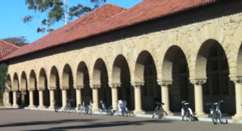
#> input picture Cos_sim/output/inp3_building.png, 242 x 131 px
$ python SR_cross_pro.py
#> lines starting #> are read from the running program, lines starting #| are printed output that depends on the picture; after the words box and inside, x2 and y2 are one past the last pixel; in counts of white or black regions, pixels touching at a corner belong together
### Cos_sim/utils_cross_pro.py
import cv2
import numpy as np
import os
from glob import glob
from scipy.interpolate import interp2d
import faiss

#variables

#variables
ALPHA = 2**(1/3) #scaling in each level of pyramid
EPS = 1e-15 #for safety
interMethod = cv2.INTER_AREA #interpolation method
DEFAULT_BG_GREYVAL = 0.0
N_Cell= round(2*np.log(2.0)/np.log(ALPHA) +1) # number of levels in pyramid
MID = int(np.ceil(float(N_Cell)/2)) # position where the input image is to be filled
PATCH_SIZE = 25 # 5x5 patch size
STEP = 2 # steps from patch center to patch boundary

K=9 # 9 nearest neighbors to be calculated.

def image_pyramid(img, image_level):
    img_pyramid = []

    for l in range(MID-1):
        img_pyramid.append(cv2.resize(img, None, fx = (ALPHA**(float(l)-float(image_level))), fy = (ALPHA**(float(l)-float(image_level))), interpolation=interMethod))

    img_pyramid.append(img)

    for l in range(MID, N_Cell):
        img_pyramid.append(np.zeros_like(cv2.resize(img, None, fx = (ALPHA**(float(l)-float(image_level))), fy = (ALPHA**(float(l)-float(image_level))))))

    return img_pyramid

# [18 lines left out: function K_nearest_cos_product, not called in this run]


#translates image, by 1/2 pixel in both direction

def move_by_half(img):
    h,w = img.shape[:2]

    img_padded_y = np.zeros((h+1,w))
    img_padded_y[1:,:]= img
    img_padded_y[0,:]= img[1,:]
    X = np.arange(0, h+1)
    Y = np.arange(0, w)
    # X,Y  = np.meshgrid(range(0,w), range(0,h+1))
    Y_prime=Y+0.5
    out_y = interp2d(Y,X,img_padded_y, kind='cubic')
    x = np.arange(w)
    y = np.arange(h)+0.5
    out_y_ev = out_y(x,y)

    img_padded_x = np.zeros((h,w+1))
    img_padded_x[:,1:]= img
    img_padded_x[:,0]= img[:,1]
    X = np.arange(0, h)
    Y = np.arange(0, w+1)
    # X,Y = np.meshgrid(range(0,w+1), range(0,h))
    X_prime=X+0.5

    out_x = interp2d(Y,X,img_padded_x, kind='cubic')
    x = np.arange(w)+0.5
    y = np.arange(h)
    out_x_ev = out_x(x,y)


    return out_x_ev, out_y_ev

# find all the valid patches from the images, simply iterates over all possible patch centers.

# [129 lines left out: functions image_to_patches, check, coordinates2Patch, thresholding, distance, move_level and 2 more, not called in this run]

### Cos_sim/SR_cross_pro.py
import cv2
import numpy as np
import faiss
from utils_cross_pro import *
import matplotlib.pyplot as plt

def Super_resolution_gray(img):
    #Creates the Image Pyramids
    img_pyr = image_pyramid(img, MID-1)

    #Highest level of pyramid which is known to us is MID(indexed MID-1)
    highest_level_filled = MID-1

    # To threshold the patches that can cause troubles due to presence of textures in the image, we calculate the half_shifted image.
    out_x,out_y = move_by_half(img)


    patches_db = [] # contains all the patches of lower resolution images
    qi = [] #contains patch centers' i coordinate
    qj = [] ##contains patch centers' i coordinate
    qlvl = [] #contains the level the patch belongs to
    interpolation_model = {} # this stores the interpolation model of the images, to be used


    for i in reversed(range(0,MID-1)):
        #extracts all the patches fro, the images
        patches,ii,jj = image_to_patches(img_pyr[i])

        patches_db.extend((patches))
        hh,ww = img_pyr[i].shape
        interpolation_model[i] = interp2d(np.arange(ww), np.arange(hh), img_pyr[i])
        qi.extend(ii)
        qj.extend(jj)
        qlvl.extend(np.ones(len(ii))*i)

    #extract patches from the input image
    input_patches_p,input_pi,input_pj =  image_to_patches(img_pyr[MID-1])
    interpolation_model[MID-1] = interp2d(np.arange(img.shape[1]), np.arange(img.shape[0]), img)

    #Next target to start with is MID+1
    next_target_start = MID

    input_patches_p = np.array(input_patches_p)
    patches_db = np.array(patches_db)

    #Find the K=9 Nearest patches for each input patch
    D, knn = K_nearest_cos_product(patches_db, input_patches_p)


    for next_target in range(next_target_start,N_Cell):
        print(next_target)

        skipped = 0
        skipped_no_info = 0
        # finds the change in levels, used for scaling and moving
        delta = float(next_target-MID)
        ht,wt = img_pyr[next_target].shape

        #initialising variables for the reconstruction of image
        new_img = np.ones((ht,wt))*DEFAULT_BG_GREYVAL
        weighted_dists = np.zeros((ht,wt))
        sum_weights = np.zeros((ht,wt))
        factor_src = float(ht)/float(img.shape[0])


        for p_idx in range(0,knn.shape[0]):
            # calculating thresholds to remove out the patches which are very far and are matching because of the presence of texture im the image
            tx = thresholding(img,out_x,(input_pi[p_idx][0],input_pj[p_idx][0]) )
            ty = thresholding(img,out_y,(input_pi[p_idx][0],input_pj[p_idx][0]) )
            t = (tx+ty)/2

            if(p_idx%3000 ==0):
                print(p_idx)
            # contains all the nearest neighbors of p_idx patch
            pknns = knn[p_idx,:]


            taken = 0

            for k in range(K):

                nn = pknns[k]

                nn_parent_lvl = qlvl[nn]+delta
                if nn_parent_lvl > highest_level_filled:
                    skipped_no_info += 1
                    print('skipped, ok?')
                    continue
                #finds the image containing the parent patch
                imp = img_pyr[int(qlvl[nn]+delta)]
                #finds the image containing the child patch
                imq = img_pyr[int(qlvl[nn])]

                child_h,_ = imq.shape
                parent_h,_ = imp.shape

                if taken > 0 and D[p_idx,k] <= t:
                    skipped += 1
                    continue

                lr_patch = input_patches_p[p_idx,:]
                lr_example = patches_db[nn,:]
                factor_example = parent_h/child_h

                hr_example,b = get_Parent(imp,imq,qi[nn],qj[nn],factor_example)
                if b:
                    taken += 1
                    # finds the coordinates corresponding to qi and qi in child oatch image imq in imp(parent image)
                    weighted_dists,sum_weights, new_img =  set_parent(interpolation_model, img,input_pi[p_idx],input_pj[p_idx],new_img,hr_example,int(qlvl[nn]+delta),factor_src,weighted_dists,sum_weights,lr_patch,lr_example)


        #normalise image for numerical stability
        new_img = weighted_dists/(sum_weights)
        #converts nan to 0, in case present
        new_img = np.nan_to_num(new_img)
        shape =new_img.shape
        #stores a interpolation model to be used
        interpolation_model[next_target] = interp2d(np.arange(shape[1]), np.arange(shape[0]), new_img)
        img_pyr[next_target] = new_img
        highest_level_filled = next_target
    return new_img

def Super_resolution_color(bgr_img):
    YCrCb_img = cv2.cvtColor(bgr_img, cv2.COLOR_BGR2YCrCb)
    g_img = YCrCb_img[:,:,0]/255
    YCrCb_img_1 = cv2.resize(YCrCb_img,None,fx=2,fy=2)
    g_img_1 = Super_resolution_gray(g_img)
    plt.imshow(g_img_1,cmap='gray')
    YCrCb_img_1[:,:,0]=(g_img_1*255).astype(np.uint8)
    rgb=cv2.cvtColor(YCrCb_img_1, cv2.COLOR_YCrCb2BGR)
    return rgb

img_path = "output/inp3_building.png"# path to the input file
output_path = "inp3_cossim.png" # path to the output file
bgr_img = cv2.imread(img_path)
#> bgr_img is the input picture: shape (131, 242, 3); mean B, G, R 110.6, 120.1, 124.1
bgr_img_new = Super_resolution_color(bgr_img)
#> in Super_resolution_color, `YCrCb_img = cv2.cvtColor(bgr_img, cv2.COLOR_BGR2YCrCb)`: YCrCb_img: shape (131, 242, 3); mean of channels 0, 1, 2 120.2, 130.8, 122.6
#> in Super_resolution_color, `g_img = YCrCb_img[:,:,0]/255`:
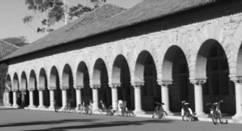
#> g_img: shape (131, 242) float64; min 0.0235, max 1, mean 0.471
#> in Super_resolution_color, `YCrCb_img_1 = cv2.resize(YCrCb_img,None,fx=2,fy=2)`: YCrCb_img_1: shape (262, 484, 3); mean of channels 0, 1, 2 120.1, 130.8, 122.5
#> after the loop in image_pyramid, `for l in range(MID-1):`: img_pyramid = 3 items
#> after the loop in image_pyramid, `for l in range(MID, N_Cell):`: img_pyramid = 7 items
#> in move_by_half, `img_padded_y = np.zeros((h+1,w))`: img_padded_y: shape (132, 242) float64; every value is 0
#> in move_by_half, `img_padded_y[1:,:]= img`:
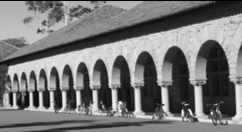
#> img_padded_y: shape (132, 242) float64; min 0, max 1, mean 0.468
#> in move_by_half, `img_padded_y[0,:]= img[1,:]`:
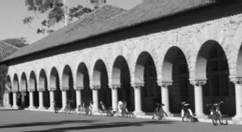
#> img_padded_y: shape (132, 242) float64; 0.76% of pixels changed, all inside (x1, y1, x2, y2) = (0, 0, 242, 1)
#> in move_by_half, `X = np.arange(0, h+1)`: X = 132 values from 0 to 131
#> in move_by_half, `Y = np.arange(0, w)`: Y = 242 values from 0 to 241
#> in move_by_half, `Y_prime=Y+0.5`: Y_prime = 242 values from 0.5 to 241.5
#> (the run stopped early here; a loop or call above may not have finished)

$ run again, with Cos_sim/output/inp1_forest.png copied over Cos_sim/output/inp3_building.png
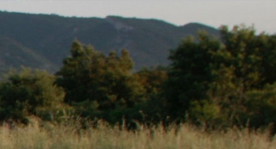
#> input picture Cos_sim/output/inp1_forest.png, 276 x 149 px
#> bgr_img is the input picture: shape (149, 276, 3); mean B, G, R 60.8, 74.5, 73.8
#> YCrCb_img: shape (149, 276, 3); mean of channels 0, 1, 2 72.7, 128.8, 121.3
#> in Super_resolution_color, `g_img = YCrCb_img[:,:,0]/255`:
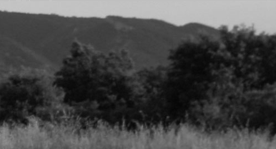
#> g_img: shape (149, 276) float64; min 0.0196, max 0.78, mean 0.285
#> YCrCb_img_1: shape (298, 552, 3); mean of channels 0, 1, 2 72.7, 128.7, 121.2
#> after the loop in image_pyramid, `for l in range(MID-1):`: img_pyramid = 3 items
#> after the loop in image_pyramid, `for l in range(MID, N_Cell):`: img_pyramid = 7 items
#> in move_by_half, `img_padded_y[0,:]= img[1,:]`:
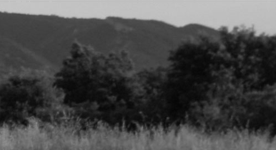
#> img_padded_y: shape (150, 276) float64; min 0.0196, max 0.78, mean 0.288
#> X = 150 values from 0 to 149
#> Y = 276 values from 0 to 275
#> Y_prime = 276 values from 0.5 to 275.5

$ run again, with Cos_sim/output/inp2_world_war2.png copied over Cos_sim/output/inp3_building.png
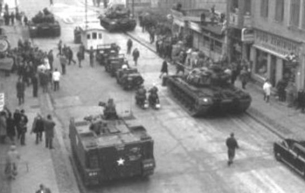
#> input picture Cos_sim/output/inp2_world_war2.png, 305 x 193 px
#> bgr_img is the input picture: shape (193, 305, 3); min 46, max 255, mean 138.2
#> YCrCb_img: shape (193, 305, 3); mean of channels 0, 1, 2 138.2, 128, 128
#> YCrCb_img_1: shape (386, 610, 3); mean of channels 0, 1, 2 138.1, 128, 128
#> after the loop in image_pyramid, `for l in range(MID-1):`: img_pyramid = 3 items
#> after the loop in image_pyramid, `for l in range(MID, N_Cell):`: img_pyramid = 7 items
#> in move_by_half, `img_padded_y[1:,:]= img`:
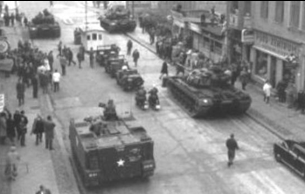
#> img_padded_y: shape (194, 305) float64; min 0, max 1, mean 0.539
#> in move_by_half, `img_padded_y[0,:]= img[1,:]`:
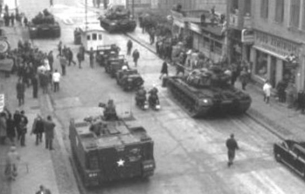
#> img_padded_y: shape (194, 305) float64; 0.52% of pixels changed, all inside (x1, y1, x2, y2) = (0, 0, 305, 1)
#> X = 194 values from 0 to 193
#> Y = 305 values from 0 to 304
#> Y_prime = 305 values from 0.5 to 304.5

$ run again, with Cos_sim/output/SR_cos_YcrCb1.jpg saved as Cos_sim/output/inp3_building.png
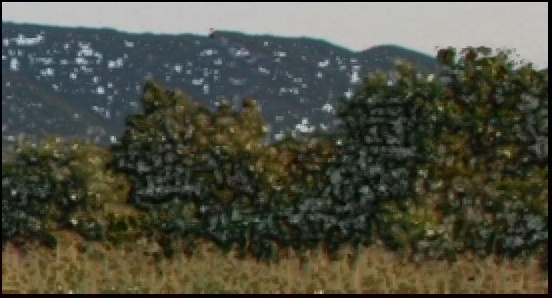
#> input picture Cos_sim/output/SR_cos_YcrCb1.jpg, 552 x 298 px
#> bgr_img is the input picture: shape (298, 552, 3); mean B, G, R 65.3, 78.4, 77.6
#> YCrCb_img: shape (298, 552, 3); mean of channels 0, 1, 2 76.7, 128.7, 121.6
#> in Super_resolution_color, `g_img = YCrCb_img[:,:,0]/255`:
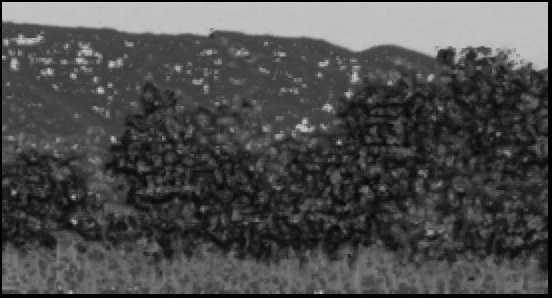
#> g_img: shape (298, 552) float64; min 0, max 0.816, mean 0.301
#> YCrCb_img_1: shape (596, 1104, 3); mean of channels 0, 1, 2 76.6, 128.7, 121.6
#> after the loop in image_pyramid, `for l in range(MID-1):`: img_pyramid = 3 items
#> after the loop in image_pyramid, `for l in range(MID, N_Cell):`: img_pyramid = 7 items
#> in move_by_half, `img_padded_y[1:,:]= img`:
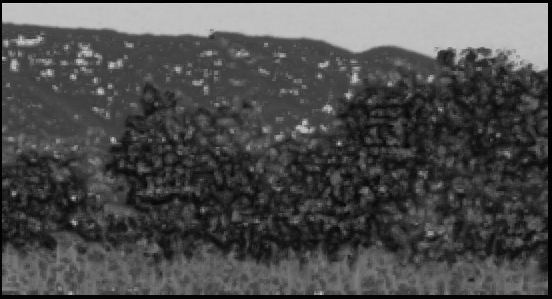
#> img_padded_y: shape (299, 552) float64; min 0, max 0.816, mean 0.3
#> X = 299 values from 0 to 298
#> Y = 552 values from 0 to 551
#> Y_prime = 552 values from 0.5 to 551.5
